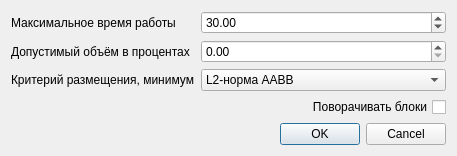
<?xml version="1.0" encoding="UTF-8"?>
<ui version="4.0">
 <class>BruteForceDialog</class>
 <widget class="QDialog" name="BruteForceDialog">
  <property name="geometry">
   <rect>
    <x>0</x>
    <y>0</y>
    <width>457</width>
    <height>144</height>
   </rect>
  </property>
  <property name="windowTitle">
   <string>Dialog</string>
  </property>
  <layout class="QVBoxLayout" name="verticalLayout">
   <item>
    <layout class="QFormLayout" name="formLayout">
     <item row="0" column="0">
      <widget class="QLabel" name="label">
       <property name="text">
        <string>Максимальное время работы</string>
       </property>
      </widget>
     </item>
     <item row="0" column="1">
      <widget class="QDoubleSpinBox" name="timeSpinBox">
       <property name="maximum">
        <double>300.000000000000000</double>
       </property>
       <property name="value">
        <double>30.000000000000000</double>
       </property>
      </widget>
     </item>
     <item row="2" column="0">
      <widget class="QLabel" name="label_2">
       <property name="text">
        <string>Критерий размещения, минимум</string>
       </property>
      </widget>
     </item>
     <item row="2" column="1">
      <widget class="QComboBox" name="criteria">
       <item>
        <property name="text">
         <string>L2-норма AABB</string>
        </property>
       </item>
       <item>
        <property name="text">
         <string>L1-норма AABB</string>
        </property>
       </item>
       <item>
        <property name="text">
         <string>L∞-норма AABB</string>
        </property>
       </item>
       <item>
        <property name="text">
         <string>Объём AABB</string>
        </property>
       </item>
       <item>
        <property name="text">
         <string>L2-норма размещаемогог ящика</string>
        </property>
       </item>
       <item>
        <property name="text">
         <string>L1-норма размещаемогог ящика</string>
        </property>
       </item>
       <item>
        <property name="text">
         <string>L∞-норма размещаемогог ящика</string>
        </property>
       </item>
       <item>
        <property name="text">
         <string>Площадь поверхности AABB</string>
        </property>
       </item>
       <item>
        <property name="text">
         <string>Незаполненый объём</string>
        </property>
       </item>
      </widget>
     </item>
     <item row="3" column="1">
      <widget class="QCheckBox" name="rotateBoxes">
       <property name="layoutDirection">
        <enum>Qt::RightToLeft</enum>
       </property>
       <property name="text">
        <string>Поворачивать блоки</string>
       </property>
      </widget>
     </item>
     <item row="1" column="0">
      <widget class="QLabel" name="label_3">
       <property name="text">
        <string>Допустимый объём в процентах</string>
       </property>
      </widget>
     </item>
     <item row="1" column="1">
      <widget class="QDoubleSpinBox" name="volumeSpinBox">
       <property name="maximum">
        <double>100.000000000000000</double>
       </property>
      </widget>
     </item>
    </layout>
   </item>
   <item>
    <widget class="QDialogButtonBox" name="buttonBox">
     <property name="standardButtons">
      <set>QDialogButtonBox::Cancel|QDialogButtonBox::Ok</set>
     </property>
    </widget>
   </item>
  </layout>
 </widget>
 <resources/>
 <connections/>
</ui>
